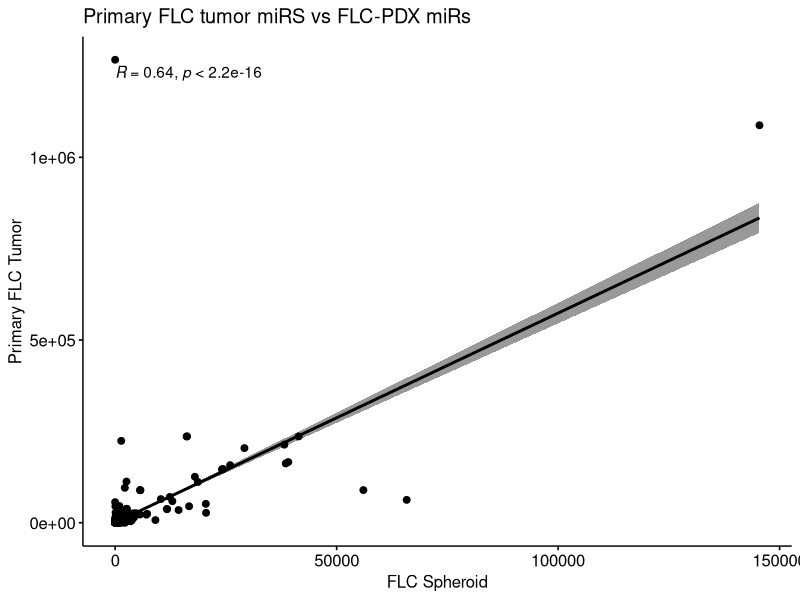
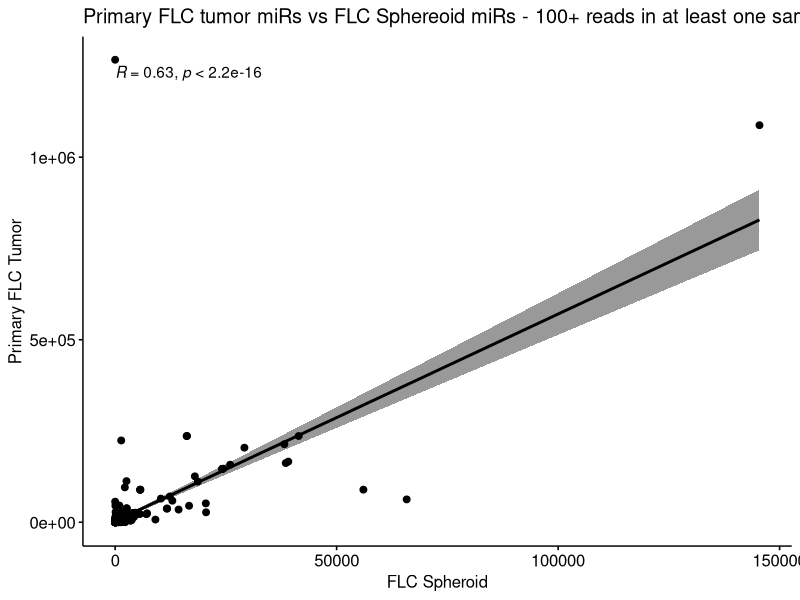
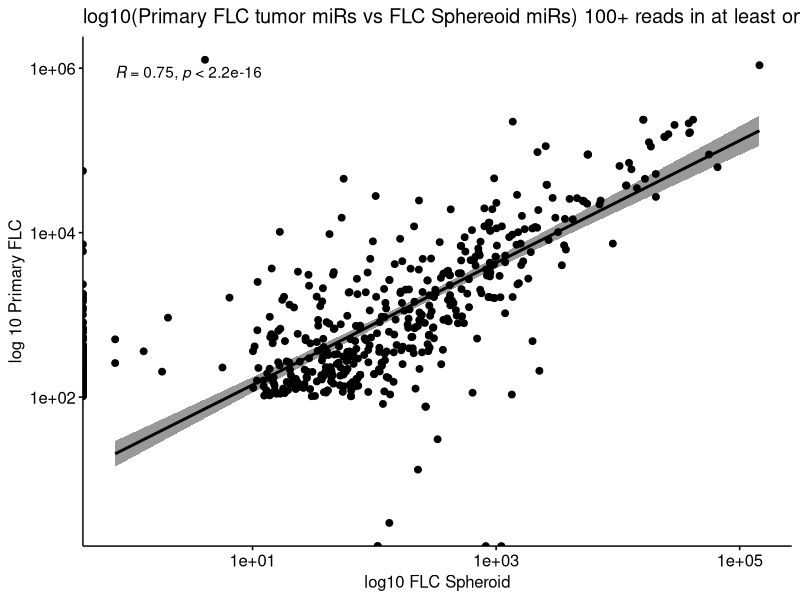
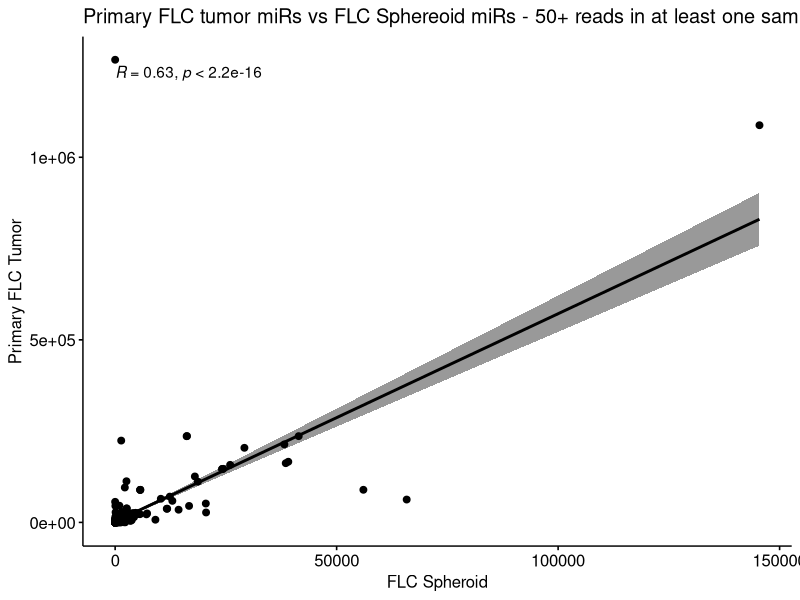
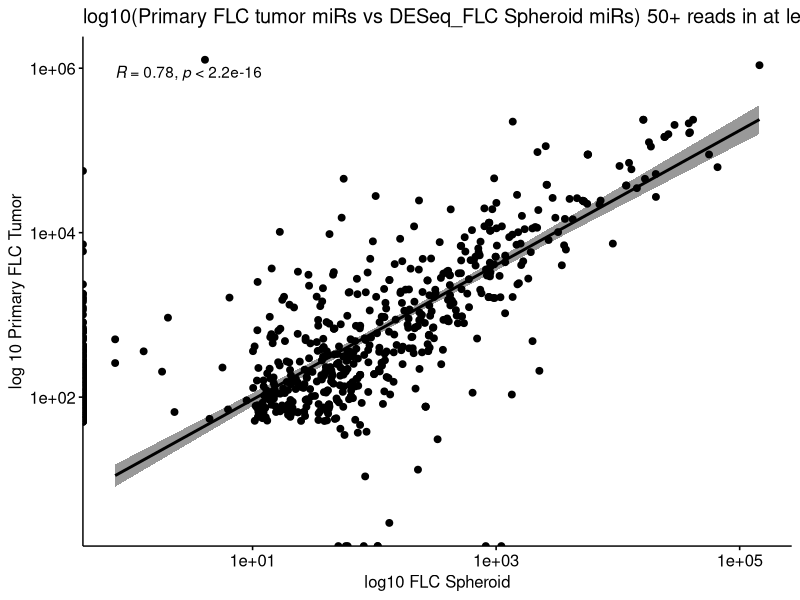
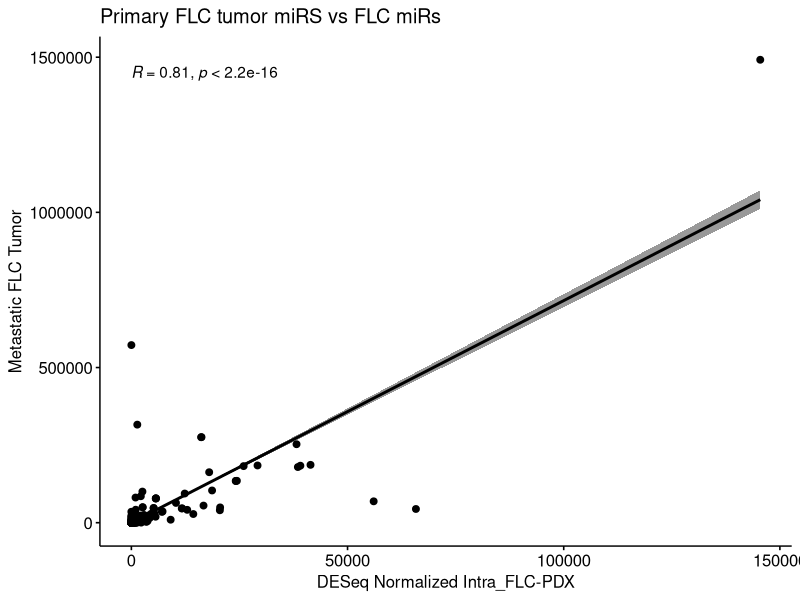
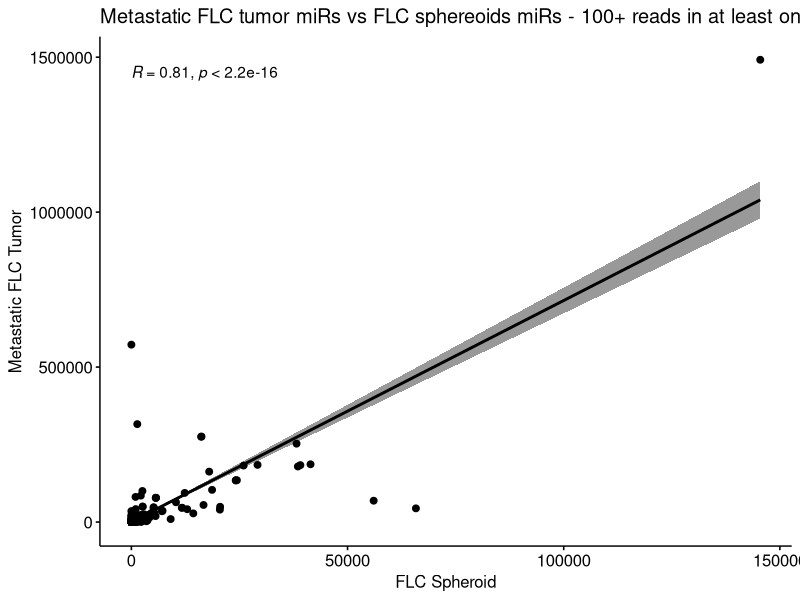
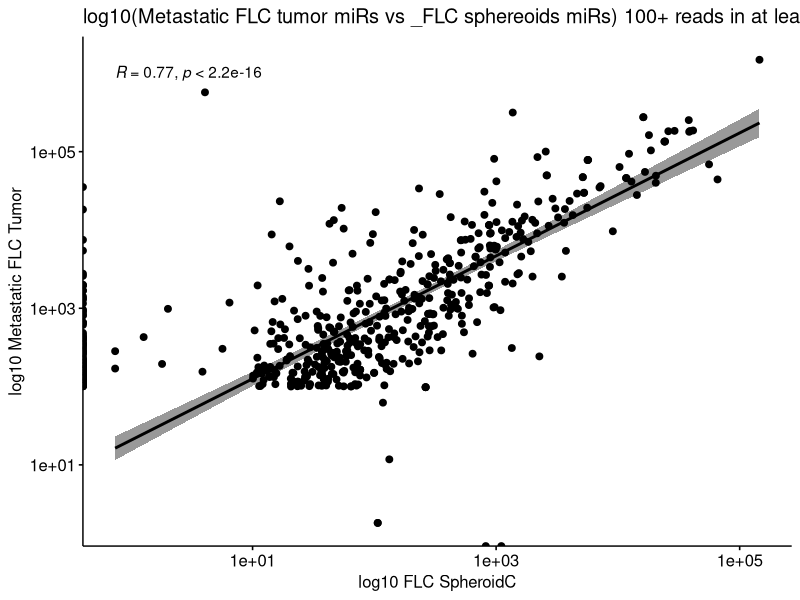

These charts were generated, in order, by the following R code:
## ---- chunk 1
knitr::opts_chunk$set(echo = TRUE)
## ---- chunk 2
library(dplyr)
library(ggpubr) 
library(tibble)
## ---- chunk 3
flc.counts <- read.csv("../NML-PRI-MET_noDups_avg-normalized-counts-by-group.csv")
flc.sphereoids <- read.csv("FLC-PDX_DESeq_miRs.csv")
flc.pri <- flc.counts %>% 
  select(miR, avg_PRI)
flc.mets <- flc.counts %>% 
  select(miR, avg_MET)
## ---- chunk 4
#Join intracellular sphereoids miRs with primary tumor miRs
flc.combined.deseq <- full_join(flc.sphereoids, flc.pri, by = "miR")
#change is.na rows to 0
flc.combined.deseq[is.na(flc.combined.deseq)] <- 0
#Move the column to rowname. this is necessary for the final clean up step of removing rows that contain at least 100 reads in either column
flc.combined.deseq <- column_to_rownames(flc.combined.deseq, var = "miR")
flc.clean.100 <- flc.combined.deseq %>% 
  filter_all(any_vars(. > 100))
#this is done again with reads at least 50 reads in either column
flc.clean.50 <- flc.combined.deseq %>% 
  filter_all(any_vars(. > 50))
## ---- chunk 5
p.pri.noclean <- ggscatter(flc.combined.deseq, x = "avg_Intra_FLC", y = "avg_PRI", 
          add = "reg.line", conf.int = TRUE, 
          cor.coef = TRUE, cor.method = "pearson",
          xlab = "FLC Spheroid", ylab = "Primary FLC Tumor", title = "Primary FLC tumor miRS vs FLC-PDX miRs")

p.pri.100 <- ggscatter(flc.clean.100, x = "avg_Intra_FLC", y = "avg_PRI", 
          add = "reg.line", conf.int = TRUE, 
          cor.coef = TRUE, cor.method = "pearson",
          xlab = "FLC Spheroid", ylab = "Primary FLC Tumor", title = "Primary FLC tumor miRs vs FLC Sphereoid miRs - 100+ reads in at least one sample") 

p.pri.100.log10 <- ggscatter(flc.clean.100, x = "avg_Intra_FLC", y = "avg_PRI", 
          add = "reg.line", conf.int = TRUE, 
          cor.coef = TRUE, cor.method = "pearson",
          xlab = "log10 FLC Spheroid", ylab = "log 10 Primary FLC", title = "log10(Primary FLC tumor miRs vs FLC Sphereoid miRs) 100+ reads in at least one sample") +
  scale_x_log10() +
  scale_y_log10()

p.pri.50 <- ggscatter(flc.clean.50, x = "avg_Intra_FLC", y = "avg_PRI", 
          add = "reg.line", conf.int = TRUE, 
          cor.coef = TRUE, cor.method = "pearson",
          xlab = "FLC Spheroid", ylab = "Primary FLC Tumor", title = "Primary FLC tumor miRs vs FLC Sphereoid miRs - 50+ reads in at least one sample") 

p.pri.50.log10 <- ggscatter(flc.clean.50, x = "avg_Intra_FLC", y = "avg_PRI", 
          add = "reg.line", conf.int = TRUE, 
          cor.coef = TRUE, cor.method = "pearson",
          xlab = "log10 FLC Spheroid", ylab = "log 10 Primary FLC Tumor", title = "log10(Primary FLC tumor miRs vs DESeq_FLC Spheroid miRs) 50+ reads in at least one sample") +
  scale_x_log10() +
  scale_y_log10()

p.pri.noclean
p.pri.100
p.pri.100.log10
p.pri.50
p.pri.50.log10
## ---- chunk 6
#The steps here are similar to that seen in code chunk 4
flc.combined.mets <- full_join(flc.mets, flc.sphereoids, by = "miR")
flc.combined.mets[is.na(flc.combined.mets)] <- 0
flc.combined.mets <- column_to_rownames(flc.combined.mets, var = "miR")
flc.clean.mets.100 <- flc.combined.mets %>% 
  filter_all(any_vars(. > 100))
flc.clean.mets.50 <- flc.combined.mets %>% 
  filter_all(any_vars(. > 50))
## ---- chunk 7
p.met.noclean <- ggscatter(flc.combined.mets, x = "avg_Intra_FLC", y = "avg_MET", 
          add = "reg.line", conf.int = TRUE, 
          cor.coef = TRUE, cor.method = "pearson",
          xlab = "DESeq Normalized Intra_FLC-PDX", ylab = "Metastatic FLC Tumor", title = "Primary FLC tumor miRS vs FLC miRs")

p.met.100 <- ggscatter(flc.clean.mets.100, x = "avg_Intra_FLC", y = "avg_MET", 
          add = "reg.line", conf.int = TRUE, 
          cor.coef = TRUE, cor.method = "pearson",
          xlab = "FLC Spheroid", ylab = "Metastatic FLC Tumor", title = "Metastatic FLC tumor miRs vs FLC sphereoids miRs - 100+ reads in at least one sample") 

p.met.100.log10 <- ggscatter(flc.clean.mets.100, x = "avg_Intra_FLC", y = "avg_MET", 
          add = "reg.line", conf.int = TRUE, 
          cor.coef = TRUE, cor.method = "pearson",
          xlab = "log10 FLC SpheroidC", ylab = "log10 Metastatic FLC Tumor", title = "log10(Metastatic FLC tumor miRs vs _FLC sphereoids miRs) 100+ reads in at least one sample") +
  scale_x_log10() +
  scale_y_log10()
  
p.met.50 <- ggscatter(flc.clean.mets.50, x = "avg_Intra_FLC", y = "avg_MET", 
          add = "reg.line", conf.int = TRUE, 
          cor.coef = TRUE, cor.method = "pearson",
          xlab = "FLC Spheroid", ylab = "Metastatic FLC Tumor", title = "Metastatic FLC tumor miRs vs FLC sphereoids miRs - 50+ reads in at least one sample")

p.met.50.log10 <- ggscatter(flc.clean.mets.50, x = "avg_Intra_FLC", y = "avg_MET", 
          add = "reg.line", conf.int = TRUE, 
          cor.coef = TRUE, cor.method = "pearson",
          xlab = "log10 FLC SpheroidC", ylab = "log10 Metastatic FLC Tumor", title = "log10(Metastatic FLC tumor miRs vs _FLC sphereoids miRs) 50+ reads in at least one sample") +
  scale_x_log10() +
  scale_y_log10()

p.met.noclean
p.met.100
p.met.100.log10
p.met.50
p.met.50.log10
## ---- chunk 8

